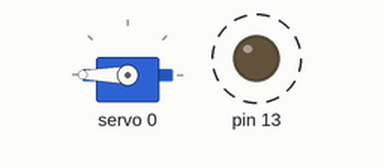
Recording of a sketch running on a simulated Arduino Uno, built with avr-gcc and run on an emulated ATmega328P. On the bench: servo, output pins drawn as LEDs (lit = HIGH). Dashed ring = blinking. What the sketch prints to the serial monitor is not drawn.

Above: at 0.2 s.
Timing chart, 0 to 3.0 s (numbered marks = the images above):
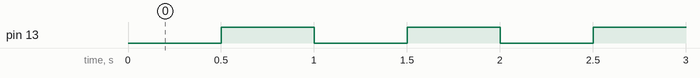

The sketch:

test.ino
```cpp
#include <Wire.h>
#include <Adafruit_PWMServoDriver.h>

Adafruit_PWMServoDriver pwm = Adafruit_PWMServoDriver();


void setup() {
  Serial.begin(9600);
  Serial.println("BEGIN");

  pwm.begin();
  pwm.setPWMFreq(60);

  pinMode(13, OUTPUT);
  //digitalWrite(13, HIGH);

  yield();
}

void loop() {
  pwm.setPWM(0, 0, 600);
  digitalWrite(13, LOW);
  delay(500);
  digitalWrite(13, HIGH);
  delay(500);
}
```

Measured:
- by itself, pin 13: alternates HIGH for 0.50 s and LOW for 0.50 s
